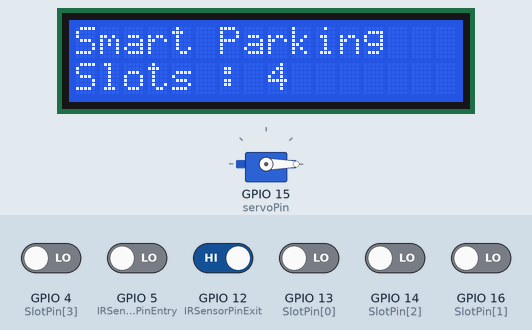
Bench run of a sketch on a simulated ESP32. Parts: servo, 16×2 character LCD. Inputs (shaded band) come from the test bench; at power-on: GPIO 12 (IRSensorPinExit) HIGH, GPIO 4 (SlotPin[3]), GPIO 5 (IRSensorPinEntry), GPIO 13 (SlotPin[0]), GPIO 14 (SlotPin[2]), GPIO 16 (SlotPin[1]) LOW. WiFi joins after 1.5 s; servers stay silent unless stated; what the sketch prints to the serial monitor is not drawn.

Above: at 3.0 s.
3.1 s: GPIO 5 (IRSensorPinEntry) driven HIGH
At 4.5 s:
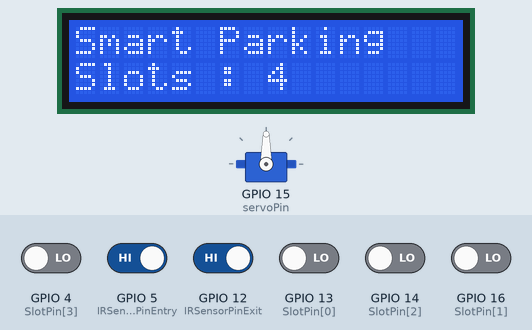
4.8 s: GPIO 4 (SlotPin[3]) driven HIGH
At 7.7 s:
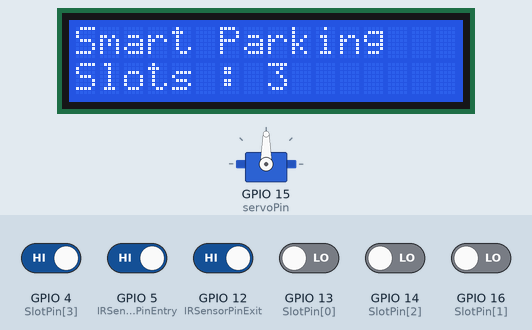
7.8 s: GPIO 13 (SlotPin[0]) driven HIGH
At 10.7 s:
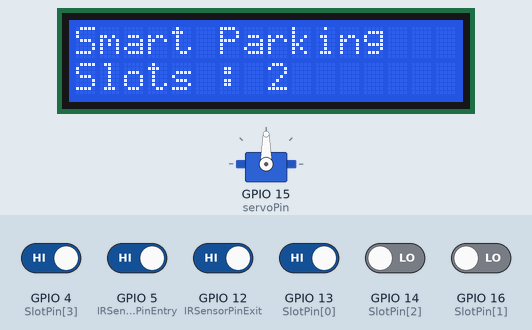
10.8 s: GPIO 14 (SlotPin[2]) driven HIGH
At 12.6 s:
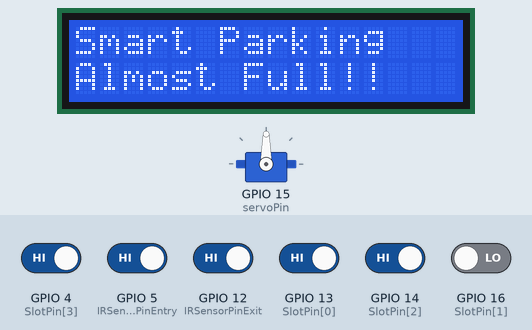
12.9 s: GPIO 16 (SlotPin[1]) driven HIGH
At 15.8 s:
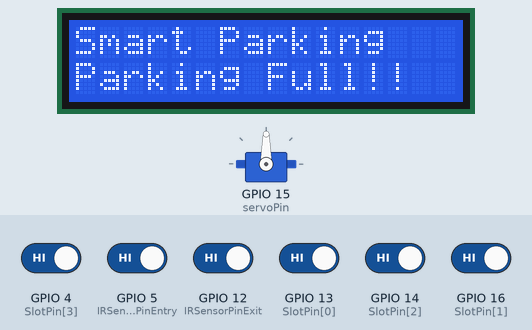
15.9 s: GPIO 16 (SlotPin[1]) driven LOW
At 19.4 s:
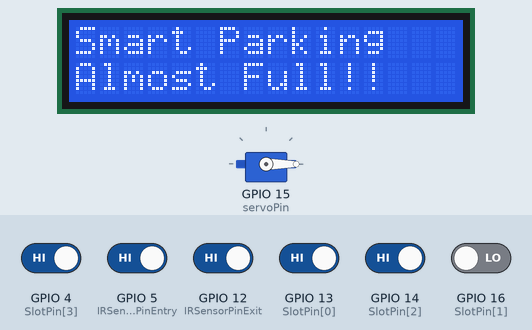
Timing chart, 0 to 19.9 s (numbered marks = the images above; inputs shaded):
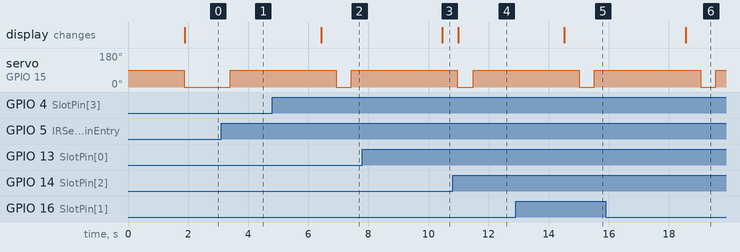

Measured:
- after the input at 3.1 s, servo on GPIO 15 (servoPin): 0° → 90° after 0.30 s
- after the input at 4.8 s, the display: changes after 1.6 s (image 2)
- after the input at 7.8 s, the display: changes after 2.7 s (image 3)
- after the input at 10.8 s, the display: changes after 0.19 s (image 4)
- after the input at 12.9 s, the display: changes after 1.6 s (image 5)
- after the input at 15.9 s, the display: changes after 2.7 s (image 6)

The sketch:

SmartParkingSystem.ino
```cpp
#define BLYNK_TEMPLATE_ID "TMPL3-MqJAZC4"
#define BLYNK_TEMPLATE_NAME "Smart Parking System"
#define BLYNK_AUTH_TOKEN "b3gGf5fB_vDQZYAwudu8UeoNmGArHdx6"

#include <ESP32Servo.h>
#include <Wire.h>
#include <LiquidCrystal_I2C.h>
#include <WiFi.h>
#include <BlynkSimpleEsp32.h>

const int IRSensorPinEntry = 5;
// const int IRSensorPin1 = 13;
// const int IRSensorPin2 = 2;
// const int IRSensorPin3 = 14;
// const int IRSensorPin4 = 4;
const int IRSensorPinExit = 12;
const int servoPin = 15;
const int Total_Slots = 4;
Servo gateServo;
bool entryGateOpened = false;
bool exitGateOpened = false;

LiquidCrystal_I2C lcd(0x27, 16, 2);

int SlotPin[Total_Slots] = { 13, 16, 14, 4 };
int previousSlot = -1;

const char* ssid = "Hariom_wifi";
const char* password = "12345678";

void setup() {
  // put your setup code here, to run once:

  for (int i = 0; i < Total_Slots; i++) {
    pinMode(SlotPin[i], INPUT);
  }
  pinMode(IRSensorPinEntry, INPUT);
  // pinMode(IRSensorPin1, INPUT);
  // pinMode(IRSensorPin2, INPUT);
  // pinMode(IRSensorPin3, INPUT);
  // pinMode(IRSensorPin4, INPUT);
  pinMode(IRSensorPinExit, INPUT);
  Serial.begin(115200);
  gateServo.attach(servoPin);
  lcd.init();
  lcd.backlight();
  // WiFi.begin(ssid, password);

  // Serial.print("Connecting");

  Serial.println("Connecting to Blynk...");
  Blynk.begin(BLYNK_AUTH_TOKEN, ssid, password);
  Serial.println("Connected!");

  // Serial.println();
  // Serial.println("IP Address :  ");
  // Serial.println(WiFi.localIP());
}

void loop() {
  // put your main code here, to run repeatedly:
  Blynk.run();

  int IRSensorEntryValue = digitalRead(IRSensorPinEntry);
  int IRSensorExitValue = digitalRead(IRSensorPinExit);
  int availableSlots = 0;
  int occupiedSlots = 0;

  if (entryGateOpened == false) {

    if (IRSensorEntryValue == HIGH) {

      gateServo.write(90);
      entryGateOpened = true;
      Blynk.virtualWrite(V2, "OPEN");
      delay(3000);

    }

    else {

      gateServo.write(0);
    }
  }

  else {
    gateServo.write(0);
    entryGateOpened = false;
    Blynk.virtualWrite(V2, "CLOSED");
  }

  // Slots count

  for (int i = 0; i < Total_Slots; i++) {
    occupiedSlots += digitalRead(SlotPin[i]);
  }

  Blynk.virtualWrite(V4, digitalRead(SlotPin[0]));
  Blynk.virtualWrite(V5, digitalRead(SlotPin[1]));
  Blynk.virtualWrite(V6, digitalRead(SlotPin[2]));
  Blynk.virtualWrite(V7, digitalRead(SlotPin[3]));
  availableSlots = Total_Slots - occupiedSlots;

  // occupiedSlots = int(digitalRead(IRSensorPin1)) + int(digitalRead(IRSensorPin2)) + int(digitalRead(IRSensorPin3)) + int(digitalRead(IRSensorPin4));
  // availableSlots = Total_Slots - occupiedSlots;

  Serial.print("Occupied: ");
  Serial.println(occupiedSlots);

  Serial.print("Available: ");
  Serial.println(availableSlots);

  Blynk.virtualWrite(V0, availableSlots);
  Blynk.virtualWrite(V1, occupiedSlots);

  if (availableSlots != previousSlot) {
    if (availableSlots == 0) {

      lcd.clear();
      lcd.setCursor(0, 0);
      lcd.print("Smart Parking");
      lcd.setCursor(0, 1);
      lcd.print("Parking Full!!");
      Blynk.virtualWrite(V3, "FULL");

    }

    else if (availableSlots <= 1) {
      lcd.clear();
      lcd.setCursor(0, 0);
      lcd.print("Smart Parking");
      lcd.setCursor(0, 1);
      lcd.print("Almost Full!!");
      Blynk.virtualWrite(V3, "AVAILABLE");
    }

    else {
      lcd.clear();

      lcd.setCursor(0, 0);
      lcd.print("Smart Parking");

      lcd.setCursor(0, 1);
      lcd.print("Slots : ");
      lcd.print(availableSlots);
      Blynk.virtualWrite(V3, "AVAILABLE");
    }
    previousSlot = availableSlots;
  }

  delay(500);

  // if (exitGateOpened == false) {

  //   if (IRSensorExitValue == HIGH) {
  //     gateServo.write(90);
  //     exitGateOpened = true;
  //   } else {
  //     gateServo.write(0);
  //   }
  // } else {
  //   gateServo.write(0);
  //   exitGateOpened = false;
  // }
  // delay(500);
}
```
